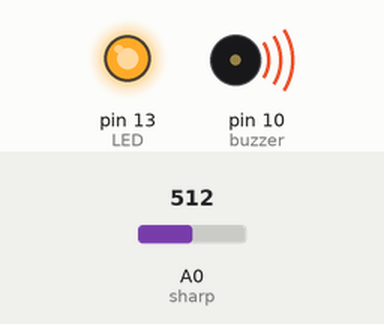
Recording of a sketch running on a simulated Arduino Uno, built with avr-gcc and run on an emulated ATmega328P. On the bench: output pins drawn as LEDs (lit = HIGH), buzzer (waves = sounding, pin HIGH). The test bench sets the inputs (shaded band); at power-on: A0 (sharp) = 512.

Above: at 1.2 s.
1.3 s: A0 (sharp) set to 164
2.8 s: A0 (sharp) set to 138
At 3.2 s:
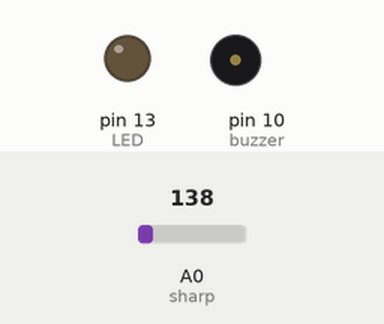
4.3 s: A0 (sharp) set to 160
At 5.5 s:
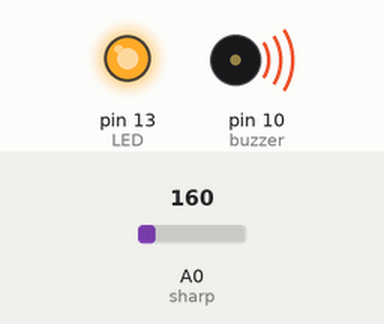
5.8 s: A0 (sharp) set to 140
At 6.7 s:
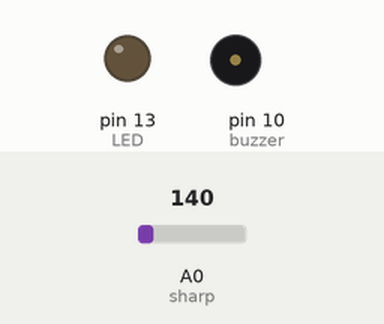
Timing chart, 0 to 8.3 s (numbered marks = the images above; inputs shaded):
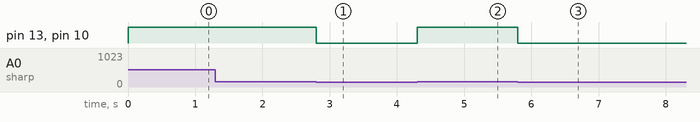

The sketch:

Projeto_6_Alarme.ino
```cpp
int LED = 13; //Porta D13 é definido como LED
int buzzer = 10; //Porta D10 é definido como Buzzer
int sharp = 0; //Porta A0 é definida como sensor
void setup() {
  pinMode(sharp,INPUT); //Porta do sensor é definida como entrada
  pinMode(buzzer,OUTPUT); //Porta do Buzzer é definida como saída
  pinMode(LED,OUTPUT); //Porta do LED é definida como saída
}
void loop() {
  int ir = analogRead(sharp); //Leitura da porta analogica do sensor é feita
  if(ir>150) { //Se o valor for menor que 150 o LED e o Buzzer são acionados
    digitalWrite(LED, HIGH); //LED liga
    digitalWrite(buzzer, HIGH); //Buzzer liga
  }else { //Depois
    digitalWrite(LED, LOW); //Led desliga
    digitalWrite(buzzer, LOW); //Buzzer desliga
  }
}
```

Measured:
- the behaviour switches between 151 and 150 on A0 (sharp) (found by bisection; images 0 and 1)
- after the input at 1.3 s, every drawn part: stays the same
- after the input at 2.8 s, pin 13 (LED), pin 10 (buzzer): HIGH → LOW at once
- after the input at 4.3 s, pin 13 (LED), pin 10 (buzzer): LOW → HIGH at once
- after the input at 5.8 s, pin 13 (LED), pin 10 (buzzer): HIGH → LOW at once
